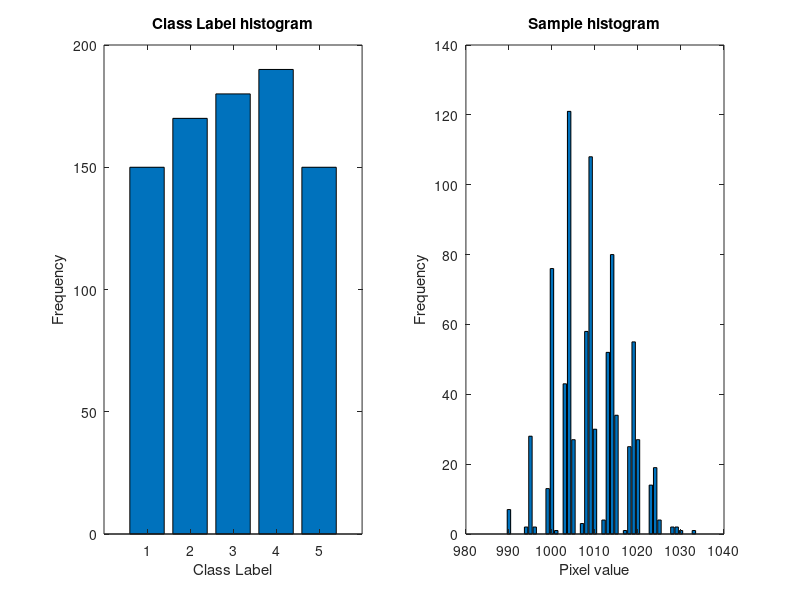
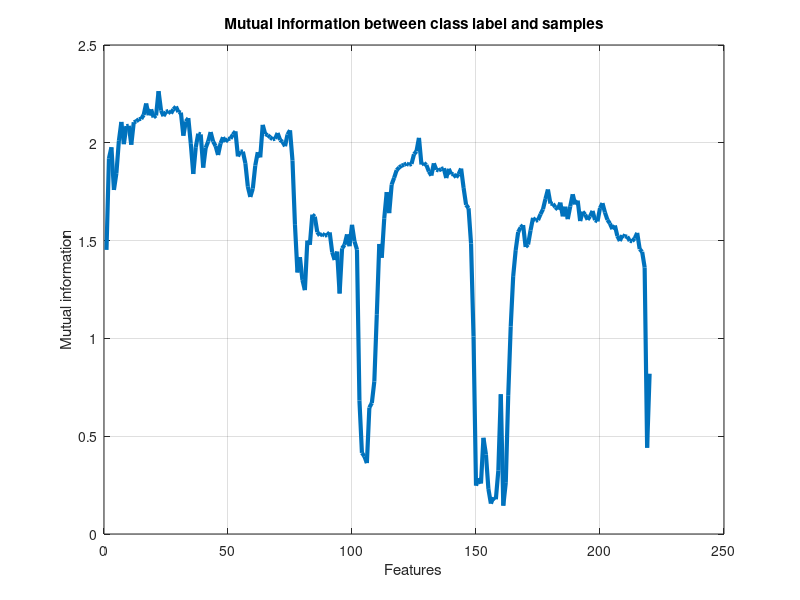

MATLAB code to generate these figures, in order:
clc;
clear all;
close all;

% mutual information
load actrain.txt % loads input data
data=actrain(:,3:end);% input starting from row 3 upto end are considered sample data 

c1 =actrain(:,1);% first row input is cosidered as class label
[n m]=size(c1);
for Column = 1:m
    Alphabet = unique(c1(:,Column));%finds each class label
    Frequency = zeros(size(Alphabet));% for each class label
    for symbol = 1:length(Alphabet)
        Frequency(symbol) = sum(c1(:,Column) == Alphabet(symbol));%total no of each class label appearing
    end
    P = Frequency / sum(Frequency);% calculates probablity of each class label
    H_classlabel(Column) = -sum(P .* log2(P));% calculates marginal entropy of each class label
end
 figure,%plots histogram of class label
 subplot(1,2,1)
 bar( Alphabet,Frequency)
xlabel('Class Label');
ylabel('Frequency');
title('Class Label histogram');
[n1, m1] = size(data);%n= row , m= column of sample data
H_sample = zeros(1,m);


for Column = 1:m1
    Alphabet1 = unique(data(:,Column));%finds each class of sample
    Frequency1 = zeros(size(Alphabet1));
    for symbol = 1:length(Alphabet1)
        Frequency1(symbol) = sum(data(:,Column) == Alphabet1(symbol));%total no of each sample class  appearing
    end
    P1 = Frequency1 / sum(Frequency1);% calculates probablity of each sample
    H_sample(Column) = -sum(P1 .* log2(P1));% calculates marginal entropy of each sample
end
 subplot(1,2,2)%plots histogram of sample
 bar( Alphabet1,Frequency1)
 xlabel('Pixel value');
 ylabel('Frequency');
 title('Sample histogram');

m=zeros(1,m1);
for i=1:m1
    indrow = double(c1(:)) + 1;%no of class label
    indcol = double(data(:,i)) + 1;% data in i th column
    jointHistogram = accumarray([indrow indcol], 1);% creates combination of (xi, yi)
    jointProb = jointHistogram / numel(indrow);%calculates joint probabilty of (xi, yi)
    indNoZero = jointHistogram ~= 0;%initially probability 0
    jointProb1DNoZero = jointProb(indNoZero);%satarts from (0,0)
    jointEntropy = -sum(jointProb1DNoZero.*log2(jointProb1DNoZero));%calculates joint entropy h(x,y)
    m(i)=H_sample(i)+ H_classlabel-jointEntropy;%calculates mi = h(x)+h(y)-h(x,y)
end

pc=1:m1;
figure,%plots mi vs pc graph
plot(pc,m,'LineWidth',3)
grid on;
xlabel('Features');
ylabel('Mutual information');
title('Mutual information between class label and samples');

[spam, idx]=sort(m(:), 'descend');
mi_pc=idx(1:20)'%takes best 10 mi 
